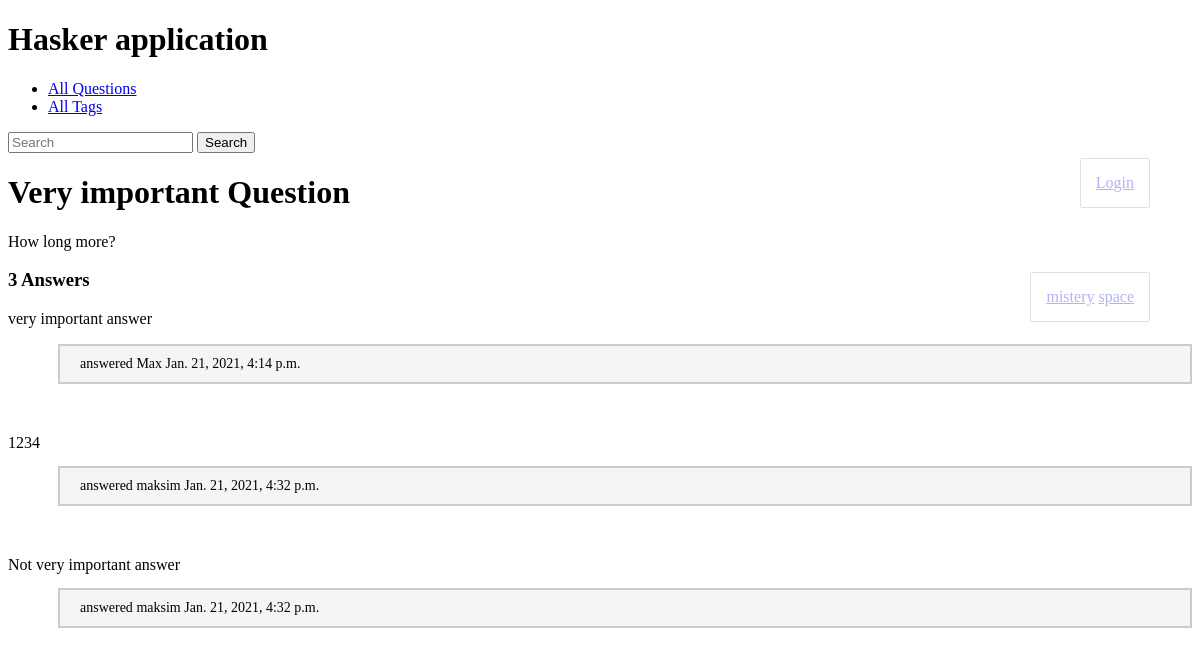
Before: /sdvds-1580055700/ with the older database file.
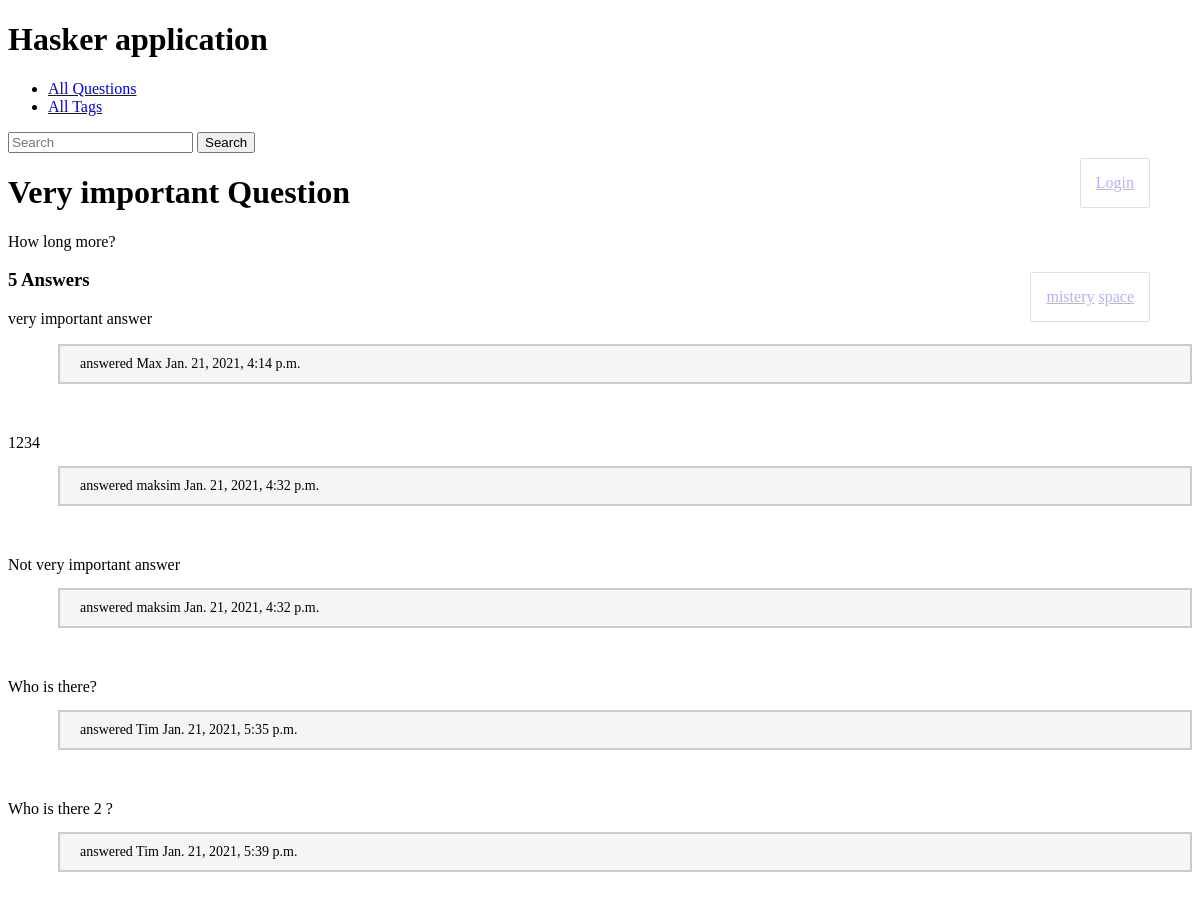
After: the same page with the newer database file.
### hasker/models.py (models this page shows, shortened)
class Tag(models.Model):
    title = models.CharField(max_length=50)
    slug = models.SlugField(max_length=50, unique=True)
    def get_absolute_url(self):
        return reverse('tag_detail_url', kwargs={'slug': self.slug})
    class Meta:
        ordering = ['title']

class Question(models.Model):
    author = models.ForeignKey(User, on_delete=models.CASCADE)
    title = models.CharField(max_length=150, db_index=True)
    slug = models.SlugField(max_length=150, blank=True, unique=True)
    content = models.TextField(blank=False, db_index=True)
    tags = models.ManyToManyField('Tag', blank=True, related_name='questions')
    date_create = models.DateTimeField(auto_now_add=True)
    def answer_count(self):
        return self.answer_set.values().__len__()
    class Meta:
        ordering = ['-date_create']

class Answer(models.Model):
    user = models.ForeignKey(User, on_delete=models.CASCADE)
    question = models.ForeignKey(Question, on_delete=models.CASCADE)
    content = models.TextField(blank=False, db_index=True)
    date_create = models.DateTimeField(auto_now_add=True)
    is_correct = models.BooleanField(default=False)

### hasker/views.py (the view)
# urls.py: path('<str:slug>/', question_detail, name='question_detail_url'),
def question_detail(request, slug):
    user = request.user
    if request.method == 'POST' and user.is_authenticated:
        form = AnswerForm(request.POST)
        if form.is_valid():
            text = form.cleaned_data['text']
            question = get_object_or_404(Question, slug=slug)
            Answer.objects.create(question=question, content=text, user=user)
            return HttpResponseRedirect(question.get_absolute_url())
    else:
        form = AnswerForm()
        question = Question.objects.get(slug=slug)
        return render(request, 'hasker/question_detail.html', context={'form': form, 'question': question})

### hasker/forms.py
class AnswerForm(forms.Form):
    text = forms.CharField(widget=forms.Textarea(), label='')

### hasker/templates/hasker/question_detail.html (shortened to what this page needs)
{% extends 'hasker/base_hasker.html' %}
{% block content %}
    <h1>
        {{ question.title }}
    </h1>
    <p>
        {{ question.content }}
    </p>
    <div class="admin-panel">
       {% for tag in question.tags.all %}
        <a href="{{ tag.get_absolute_url }}">{{ tag.title }}</a>
       {% endfor %}
    </div>
    <h3>
        {% if question.answer_count > 1 %} {{ question.answer_count }} Answers {% endif %}
    </h3>
    <p>
       {% for answer in question.answer_set.all %}
            {{ answer.content }}
            <br>
            <p class="answered"> answered {{ answer.user  }} {{ answer.date_create }} </p>
            <br>
            <br>
       {% endfor %}
    </p>
{% endblock %}

Changed rows visible on the page:
computed for Question "Very important Question": answer_count "3" → "5"
added Answer: content "Who is there?", user "Tim", date_create "Jan. 21, 2021, 5:35 p.m."
added Answer: content "Who is there 2 ?", user "Tim", date_create "Jan. 21, 2021, 5:39 p.m."
